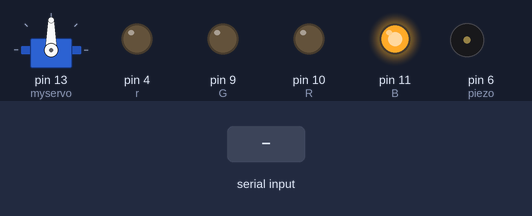
Simulated run of this sketch. Board: Arduino Uno, built with avr-gcc and run on an emulated ATmega328P. Shown: servo, output pins drawn as LEDs (lit = HIGH), buzzer (waves = sounding). Inputs (shaded band) come from the test bench.

Above: at 1.2 s.
Timing chart, 0 to 0.4 s (numbered marks = the images above; inputs shaded):
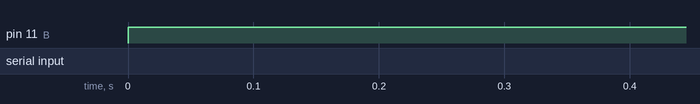

The sketch:

BT_y_servo.ino
```cpp
#include<Servo.h>
Servo myservo;
int posicion = 90;
int valor;
int r=4;
int R =10;
int G=9;
int B=11;
int piezo=6;
void setup() {
  // put your setup code here, to run once:
  myservo.attach(13);
  pinMode(r,OUTPUT);
  pinMode(R,OUTPUT);
  pinMode(G,OUTPUT);
  pinMode(B,OUTPUT);
  pinMode(piezo,OUTPUT);
  Serial.begin(9600);
}

void loop() {
  // put your main code here, to run repeatedly:
  if (!Serial.available()){
    pinMode(R,HIGH);
    pinMode(piezo,HIGH);
  }
  while (Serial.available()) {
    valor = Serial.read();
    posicion = valor;
    myservo.write(posicion);
    delay(100);
  }
  if( posicion>150){
    digitalWrite(G,1);
    digitalWrite(B,0);
    digitalWrite(R,0);
    digitalWrite(r,0);
    pinMode(piezo,0);
    analogWrite(piezo,LOW);
  }else   if( posicion>=90){
    digitalWrite(G,0);
    digitalWrite(B,1);
    digitalWrite(R,0);
    digitalWrite(r,0);
    pinMode(piezo,0);
    analogWrite(piezo,LOW);
  }else   if (posicion<=90){
    digitalWrite(G,0);
    digitalWrite(B,0);
    digitalWrite(R,1);
    digitalWrite(r,1);
    analogWrite(piezo,HIGH);
  }
}
```
